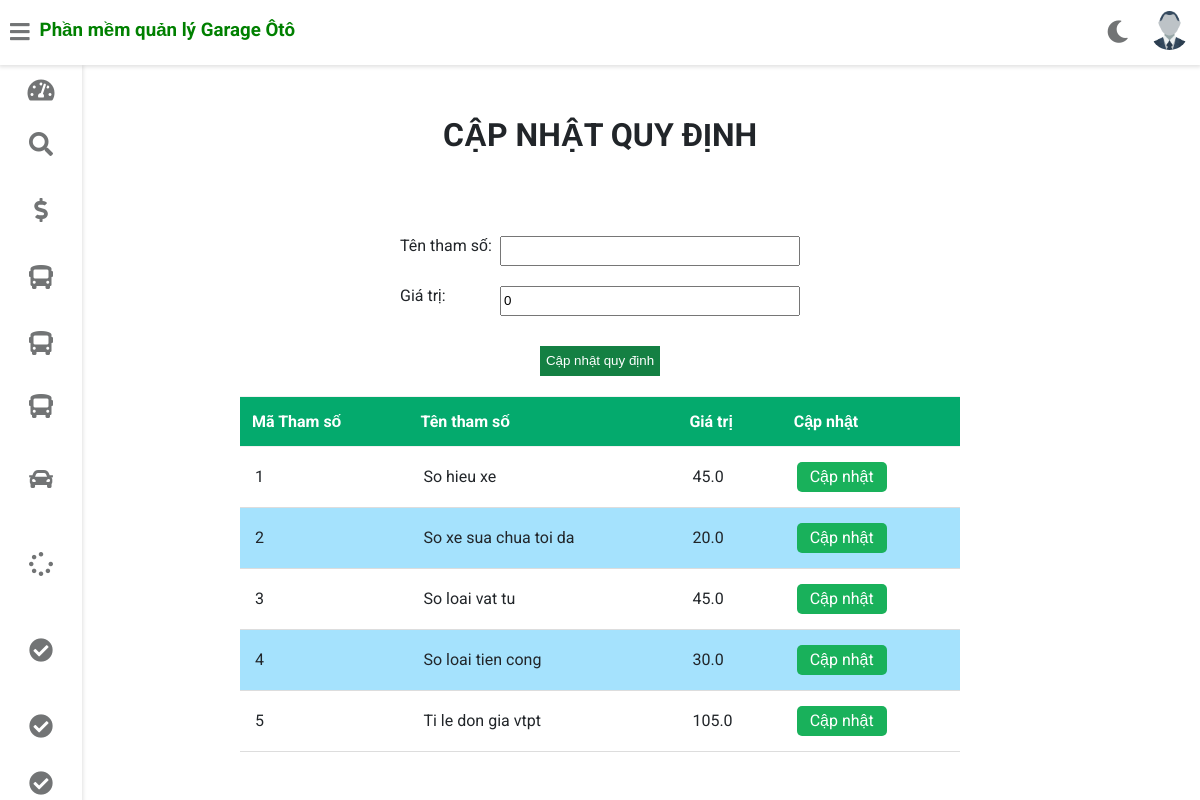
/tom/thamso, run on an earlier commit of the app's database.
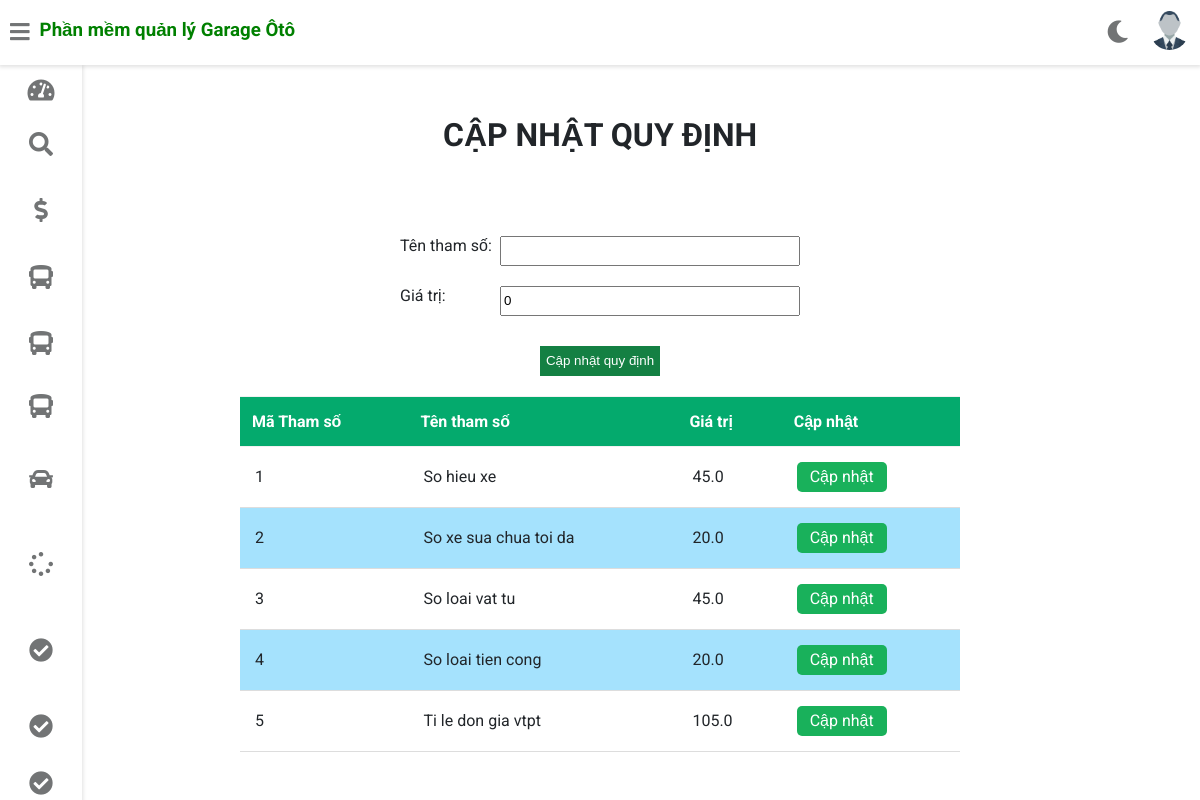
And on a later commit of the database.
### gara/models.py (models this page shows, shortened)
class QuyDinhHienHanh(models.Model):
    MaThamSo = models.AutoField(primary_key=True)
    TenThamSo = models.TextField(default='')
    GiaTri = models.FloatField(default=0)

### gara/views.py (the view)
# urls.py: path('<username>/thamso', views.regular_update, name="index"),
def regular_update(request, username):
    a = CapNhatQuyDinh()
    staff = Staff.objects.get(username=username)
    picture = '../' + staff.profile_pic.url
    if QuyDinhHienHanh.objects.all().exists() ==False:
        update_default()
    data = QuyDinhHienHanh.objects.all()
    return render(request, 'gara/cap_nhat_quy_dinh.html',{'fa':a, 'data':data, "customer": staff, "picture":picture})

### gara/forms.py
class CapNhatQuyDinh(forms.ModelForm):
    class Meta:
        model = QuyDinhHienHanh
        fields = ['MaThamSo','TenThamSo','GiaTri']
        widgets = {
            'GiaTri': forms.TextInput(attrs={'class':'form_GiaTri'}),
            'TenThamSo': forms.TextInput(attrs={'class':'form_TenThamSo'})
        }

### templates/gara/cap_nhat_quy_dinh.html (shortened to what this page needs)
{% extends 'gara/customerbase.html' %}
{% block content %}
<head>
</head>
<body>
    <br><br><br><br><br>
<h1 style="text-align:center;">CẬP NHẬT QUY ĐỊNH</h1>
<div class="form_container" >
    <form action="/save"  class="form_update" method="post">
        <div class="sub_element">
            <label class="form_label">Tên tham số: </label>{{ fa.TenThamSo }}
        </div>
        <div class="sub_element">
            <label class="form_label">Giá trị: </label>{{ fa.GiaTri }}
        </div>
        <input type="submit" class="form_submit" value="Cập nhật quy định">
    </form>
</div>
<div class="card-content">
    <table>
        <thead>
            <tr>
                <th>Mã Tham số</th>
                <th>Tên tham số</th>
                <th>Giá trị</th>
                <th>Cập nhật</th>
            </tr>
        </thead>
        <tbody>
            {% for i in data %}
            <tr>
                <td> {{ i.MaThamSo }}</td>
                <td> {{ i.TenThamSo }}</td>
                <td> {{ i.GiaTri }}</td>
                <td><a href="update_quydinh/{{i.MaThamSo}}" class="update-row submit-row">Cập nhật</a></td>
            </tr>
            {% endfor %}
        </tbody>
    </table>
</div>
</body>
{% endblock content %}

What changed in the data, as far as the page shows it:
changed QuyDinhHienHanh "So loai tien cong": GiaTri "30.0" → "20.0"
